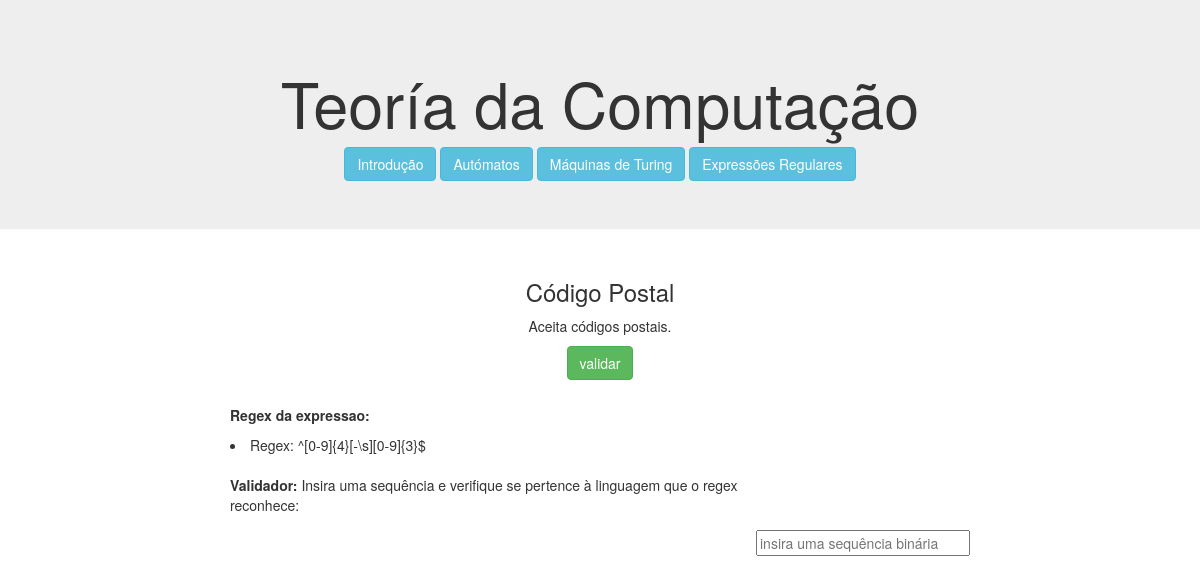
Screenshot of /1/expressao/ with the database file from the repository.
### computacao/models.py (models this page shows, shortened)
class Expressao(models.Model):
    nome = models.CharField(max_length=100)
    descricao = models.CharField(max_length=100)
    regex = models.CharField(max_length=100)
    def printRegex(self):
        return self.regex

### computacao/views.py (the view)
# urls.py: path('<int:expressao_id>/expressao/', views.expressao, name='expressao')
def expressao(request, expressao_id):
    sequencia = None
    resultado = None
    form = SequenciaForm(request.POST or None)
    if form.is_valid():
        sequencia = form.cleaned_data['sequencia']
        resultado = Expressao.objects.get(id=expressao_id).valida_sequencia(sequencia)
    context = {
        'expressao': Expressao.objects.get(id=expressao_id),
        'sequencia': sequencia,
        'resultado': resultado,
        'form': form,
    }
    return render(request, 'computacao/expressao.html', context)

### computacao/forms.py
class SequenciaForm(forms.Form):
    sequencia = forms.CharField(label='',
                                widget=forms.TextInput(attrs={
                                    'placeholder': 'insira uma sequência binária',
                                    'size': '25'
                                }))

### computacao/templates/computacao/expressao.html (shortened to what this page needs)
{% extends 'computacao/layout.html' %}
{% block main %}
    <main class="col-sm-12">
        <h3>{{ expressao.nome|title }}</h3>
        <p>{{ expressao.descricao }}.</p>
        <table align="center">
            <tr align="left">
                <td>
                    <p> <b>Regex da expressao:</b></p>
                    <li>Regex: {{ expressao.printRegex }} </li>
        <br>
        <p><b>Validador:</b> Insira uma sequência e verifique se pertence à linguagem que o regex reconhece: </p>
        <form action="{% url 'computacao:expressao' expressao.id %}" method="POST">
           <b>{{ form }}</b>
            <input type="submit" value="validar" class="btn btn-success">
        </form>
        {% if resultado != None %}
            {% if resultado == True %}
                <p>A sequência <b>{{ sequencia }}</b> é aceite pelo regex </p>
            {% else %}
                <p>A sequência <b>{{ sequencia }}</b> não é aceite pelo regex </p>
            {% endif %}
        {% else %}
            <br><br>
        {% endif %}
    </main>
{% endblock %}

### computacao/static/computacao/style.css (style rules this page uses)
table tr th { text-align: right; }
table { border-collapse: separate; border-spacing: 15px 5px; }

### rows the page displays
Expressao: nome "Código Postal", descricao "Aceita códigos postais", printRegex "^[0-9]{4}[-\\s][0-9]{3}$"
